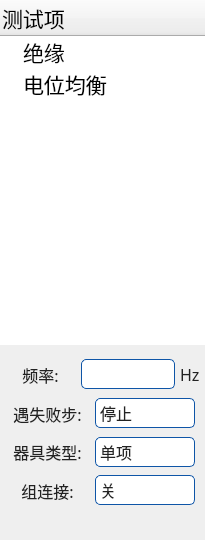
    <widget class="QWidget" name="widget_2" native="true">
     <property name="minimumSize">
      <size>
       <width>205</width>
       <height>540</height>
      </size>
     </property>
     <property name="maximumSize">
      <size>
       <width>205</width>
       <height>16777215</height>
      </size>
     </property>
     <layout class="QVBoxLayout" name="verticalLayout_2">
      <property name="spacing">
       <number>0</number>
      </property>
      <property name="leftMargin">
       <number>0</number>
      </property>
      <property name="topMargin">
       <number>0</number>
      </property>
      <property name="rightMargin">
       <number>0</number>
      </property>
      <property name="bottomMargin">
       <number>0</number>
      </property>
      <item>
       <widget class="QTreeWidget" name="itemTreeWidget">
        <property name="minimumSize">
         <size>
          <width>205</width>
          <height>340</height>
         </size>
        </property>
        <property name="maximumSize">
         <size>
          <width>205</width>
          <height>16777215</height>
         </size>
        </property>
        <property name="font">
         <font>
          <pointsize>16</pointsize>
         </font>
        </property>
        <property name="styleSheet">
         <string notr="true">QTreeWidget{
border-radius: 20px;
border:none;
}</string>
        </property>
        <column>
         <property name="text">
          <string>测试项</string>
         </property>
        </column>
        <item>
         <property name="text">
          <string>绝缘</string>
         </property>
        </item>
        <item>
         <property name="text">
          <string>电位均衡</string>
         </property>
        </item>
       </widget>
      </item>
      <item>
       <widget class="QWidget" name="groupWidget" native="true">
        <property name="minimumSize">
         <size>
          <width>205</width>
          <height>195</height>
         </size>
        </property>
        <property name="maximumSize">
         <size>
          <width>195</width>
          <height>16777215</height>
         </size>
        </property>
        <property name="styleSheet">
         <string notr="true">QLineEdit{
color: #222222;
border: 1px solid #0E55A7;
border-radius: 5px;
}

QComboBox{
color: #222222;
border: 1px solid #0E55A7;
border-radius: 5px;
}
QComboBox::down-arrow{
	border-image: url(:/icon/downarrl.png);
	width: 16px;
      border:none;
}
QComboBox::drop-down {
      subcontrol-origin: padding;
      width: 30px;
      border:none;

}

QComboBox QAbstractItemView{
background:rgba(255,255,255,1);
    border:1px solid #0E55A7;
    outline: 0px;
}

QLabel{
color: #222222;
}</string>
        </property>
        <layout class="QVBoxLayout" name="verticalLayout_5">
         <property name="spacing">
          <number>0</number>
         </property>
         <property name="leftMargin">
          <number>0</number>
         </property>
         <property name="topMargin">
          <number>10</number>
         </property>
         <property name="rightMargin">
          <number>0</number>
         </property>
         <property name="bottomMargin">
          <number>30</number>
         </property>
         <item>
          <widget class="QWidget" name="peqItem1_2" native="true">
           <property name="minimumSize">
            <size>
             <width>205</width>
             <height>30</height>
            </size>
           </property>
           <property name="maximumSize">
            <size>
             <width>16777215</width>
             <height>50</height>
            </size>
           </property>
           <property name="font">
            <font>
             <family>微软雅黑</family>
             <pointsize>12</pointsize>
            </font>
           </property>
           <layout class="QHBoxLayout" name="horizontalLayout_9">
            <property name="spacing">
             <number>5</number>
            </property>
            <property name="leftMargin">
             <number>5</number>
            </property>
            <property name="topMargin">
             <number>0</number>
            </property>
            <property name="rightMargin">
             <number>5</number>
            </property>
            <property name="bottomMargin">
             <number>0</number>
            </property>
            <item>
             <widget class="QLabel" name="freqLab">
              <property name="minimumSize">
               <size>
                <width>60</width>
                <height>30</height>
               </size>
              </property>
              <property name="font">
               <font>
                <family>微软雅黑</family>
                <pointsize>12</pointsize>
               </font>
              </property>
              <property name="text">
               <string>     频率:     </string>
              </property>
              <property name="alignment">
               <set>Qt::AlignCenter</set>
              </property>
             </widget>
            </item>
            <item>
             <widget class="QLineEdit" name="freqLE">
              <property name="minimumSize">
               <size>
                <width>60</width>
                <height>30</height>
               </size>
              </property>
              <property name="maximumSize">
               <size>
                <width>100</width>
                <height>16777215</height>
               </size>
              </property>
              <property name="font">
               <font>
                <family>微软雅黑</family>
                <pointsize>12</pointsize>
               </font>
              </property>
             </widget>
            </item>
            <item>
             <widget class="QLabel" name="pfreqUnit">
              <property name="minimumSize">
               <size>
                <width>0</width>
                <height>30</height>
               </size>
              </property>
              <property name="font">
               <font>
                <family>微软雅黑</family>
                <pointsize>12</pointsize>
               </font>
              </property>
              <property name="text">
               <string>Hz</string>
              </property>
             </widget>
            </item>
           </layout>
          </widget>
         </item>
         <item>
          <widget class="QWidget" name="peqItem1_3" native="true">
           <property name="minimumSize">
            <size>
             <width>205</width>
             <height>30</height>
            </size>
           </property>
           <property name="maximumSize">
            <size>
             <width>16777215</width>
             <height>50</height>
            </size>
           </property>
           <property name="font">
            <font>
             <family>微软雅黑</family>
             <pointsize>12</pointsize>
            </font>
           </property>
           <layout class="QHBoxLayout" name="horizontalLayout_10">
            <property name="spacing">
             <number>5</number>
            </property>
            <property name="leftMargin">
             <number>5</number>
            </property>
            <property name="topMargin">
             <number>0</number>
            </property>
            <property name="rightMargin">
             <number>10</number>
            </property>
            <property name="bottomMargin">
             <number>0</number>
            </property>
            <item>
             <widget class="QLabel" name="failstepLab">
              <property name="minimumSize">
               <size>
                <width>60</width>
                <height>30</height>
               </size>
              </property>
              <property name="font">
               <font>
                <family>微软雅黑</family>
                <pointsize>12</pointsize>
               </font>
              </property>
              <property name="text">
               <string>遇失败步:</string>
              </property>
              <property name="alignment">
               <set>Qt::AlignCenter</set>
              </property>
             </widget>
            </item>
            <item>
             <widget class="QComboBox" name="failstepCBox">
              <property name="minimumSize">
               <size>
                <width>100</width>
                <height>30</height>
               </size>
              </property>
              <property name="font">
               <font>
                <family>微软雅黑</family>
                <pointsize>12</pointsize>
               </font>
              </property>
              <item>
               <property name="text">
                <string>停止</string>
               </property>
              </item>
              <item>
               <property name="text">
                <string>继续</string>
               </property>
              </item>
             </widget>
            </item>
           </layout>
          </widget>
         </item>
         <item>
          <widget class="QWidget" name="peqItem1_4" native="true">
           <property name="minimumSize">
            <size>
             <width>205</width>
             <height>30</height>
            </size>
           </property>
           <property name="maximumSize">
            <size>
             <width>16777215</width>
             <height>50</height>
            </size>
           </property>
           <property name="font">
            <font>
             <family>微软雅黑</family>
             <pointsize>12</pointsize>
            </font>
           </property>
           <layout class="QHBoxLayout" name="horizontalLayout_11">
            <property name="spacing">
             <number>5</number>
            </property>
            <property name="leftMargin">
             <number>5</number>
            </property>
            <property name="topMargin">
             <number>0</number>
            </property>
            <property name="rightMargin">
             <number>10</number>
            </property>
            <property name="bottomMargin">
             <number>0</number>
            </property>
            <item>
             <widget class="QLabel" name="powerLab">
              <property name="minimumSize">
               <size>
                <width>60</width>
                <height>30</height>
               </size>
              </property>
              <property name="font">
               <font>
                <family>微软雅黑</family>
                <pointsize>12</pointsize>
               </font>
              </property>
              <property name="text">
               <string>器具类型:</string>
              </property>
              <property name="alignment">
               <set>Qt::AlignCenter</set>
              </property>
             </widget>
            </item>
            <item>
             <widget class="QComboBox" name="powerCBox">
              <property name="minimumSize">
               <size>
                <width>100</width>
                <height>30</height>
               </size>
              </property>
              <property name="font">
               <font>
                <family>微软雅黑</family>
                <pointsize>12</pointsize>
               </font>
              </property>
              <item>
               <property name="text">
                <string>单项</string>
               </property>
              </item>
              <item>
               <property name="text">
                <string>三相三线</string>
               </property>
              </item>
              <item>
               <property name="text">
                <string>三相四线</string>
               </property>
              </item>
             </widget>
            </item>
           </layout>
          </widget>
         </item>
         <item>
          <widget class="QWidget" name="peqItem1_5" native="true">
           <property name="minimumSize">
            <size>
             <width>205</width>
             <height>30</height>
            </size>
           </property>
           <property name="maximumSize">
            <size>
             <width>16777215</width>
             <height>50</height>
            </size>
           </property>
           <property name="font">
            <font>
             <family>微软雅黑</family>
             <pointsize>12</pointsize>
            </font>
           </property>
           <layout class="QHBoxLayout" name="horizontalLayout_12">
            <property name="spacing">
             <number>5</number>
            </property>
            <property name="leftMargin">
             <number>5</number>
            </property>
            <property name="topMargin">
             <number>0</number>
            </property>
            <property name="rightMargin">
             <number>10</number>
            </property>
            <property name="bottomMargin">
             <number>0</number>
            </property>
            <item>
             <widget class="QLabel" name="groupConnLab">
              <property name="minimumSize">
               <size>
                <width>60</width>
                <height>30</height>
               </size>
              </property>
              <property name="font">
               <font>
                <family>微软雅黑</family>
                <pointsize>12</pointsize>
               </font>
              </property>
              <property name="text">
               <string>组连接:</string>
              </property>
              <property name="alignment">
               <set>Qt::AlignCenter</set>
              </property>
             </widget>
            </item>
            <item>
             <widget class="QComboBox" name="groupConnCBox">
              <property name="minimumSize">
               <size>
                <width>100</width>
                <height>30</height>
               </size>
              </property>
              <property name="font">
               <font>
                <family>微软雅黑</family>
                <pointsize>12</pointsize>
               </font>
              </property>
              <item>
               <property name="text">
                <string>关</string>
               </property>
              </item>
             </widget>
            </item>
           </layout>
          </widget>
         </item>
        </layout>
       </widget>
      </item>
     </layout>
    </widget>
